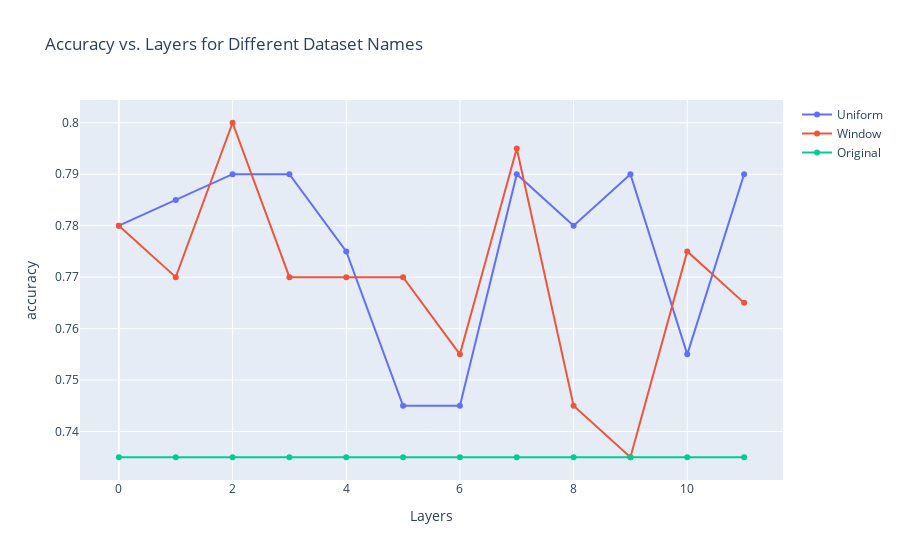

The cell this chart's notebook holds for it:
### Code cell
EDA(glue_datasets['sst2'])
data = []
for name, group_data in baseline[(baseline['dataset_name']=='sst2')&(baseline['model_name']!='Original')].sort_values(by='layers').groupby('model_name'):
        layers = group_data['layers']
        accuracy = group_data[results_metric]
        data.append(go.Scatter(x=layers, y=accuracy, name=name))
layers = list(range(0,12))
accuracy = baseline[baseline['model_name']=='Original'][results_metric][0]
data.append(go.Scatter(x=layers, y=[accuracy for i in layers], name='Original'))
fig = go.Figure(data=data)
fig.update_layout(xaxis_title='Layers', yaxis_title=results_metric)
fig.update_layout(title='Accuracy vs. Layers for Different Dataset Names')

### Figure 1 — Plotly figure (JSON) as saved in the notebook; plotly's stock layout.template omitted (floating-point values rounded to 4 significant figures)
{"data": [{"name": "Uniform", "type": "scatter", "x": [0, 1, 2, 3, 4, 5, 6, 7, 8, 9, 10, 11], "y": [0.78, 0.785, 0.79, 0.79, 0.775, 0.745, 0.745, 0.79, 0.78, 0.79, 0.755, 0.79]}, {"name": "Window", "type": "scatter", "x": [0, 1, 2, 3, 4, 5, 6, 7, 8, 9, 10, 11], "y": [0.78, 0.77, 0.8, 0.77, 0.77, 0.77, 0.755, 0.795, 0.745, 0.735, 0.775, 0.765]}, {"name": "Original", "type": "scatter", "x": [0, 1, 2, 3, 4, 5, 6, 7, 8, 9, 10, 11], "y": [0.735, 0.735, 0.735, 0.735, 0.735, 0.735, 0.735, 0.735, 0.735, 0.735, 0.735, 0.735]}], "layout": {"autosize": true, "title": {"text": "Accuracy vs. Layers for Different Dataset Names"}, "xaxis": {"autorange": true, "range": [-0.6684, 11.67], "title": {"text": "Layers"}, "type": "linear"}, "yaxis": {"autorange": true, "range": [0.7296, 0.8054], "title": {"text": "accuracy"}, "type": "linear"}}}
